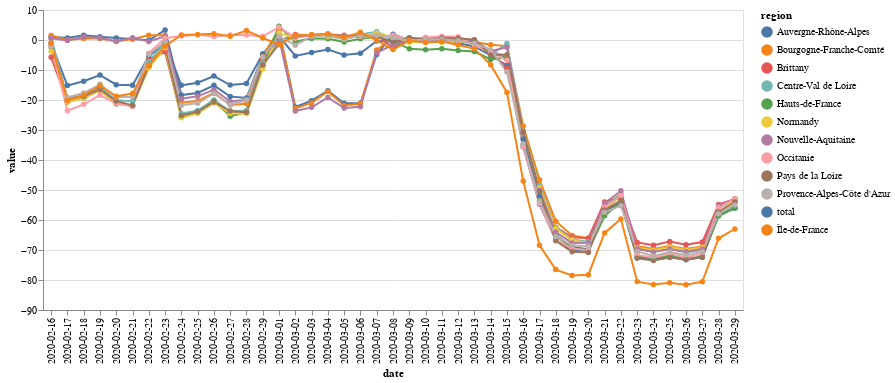

The cell this chart's notebook holds for it:
### Code cell
(alt.Chart(subset.reset_index())
 .mark_line(point=True)
 .encode(x='date', y='value', color='region', tooltip=['region', 'date', 'value'])
 .properties(width=700)
)

### Figure 1 — Vega-Lite specification as saved in the notebook (floating-point values rounded to 4 significant figures; data arrays with more than 128 entries replaced by an {"elided": "..."} marker saying what was removed)
{"config": {"view": {"continuousWidth": 400, "continuousHeight": 300}}, "data": {"name": "data-ebbafa0f53896a6de45c42be09dcbeed"}, "mark": {"type": "line", "point": true}, "encoding": {"color": {"type": "nominal", "field": "region"}, "tooltip": [{"type": "nominal", "field": "region"}, {"type": "nominal", "field": "date"}, {"type": "quantitative", "field": "value"}], "x": {"type": "nominal", "field": "date"}, "y": {"type": "quantitative", "field": "value"}}, "width": 700, "$schema": "https://vega.github.io/schema/vega-lite/v4.8.1.json", "datasets": {"data-ebbafa0f53896a6de45c42be09dcbeed": {"elided": "516 records"}}}
